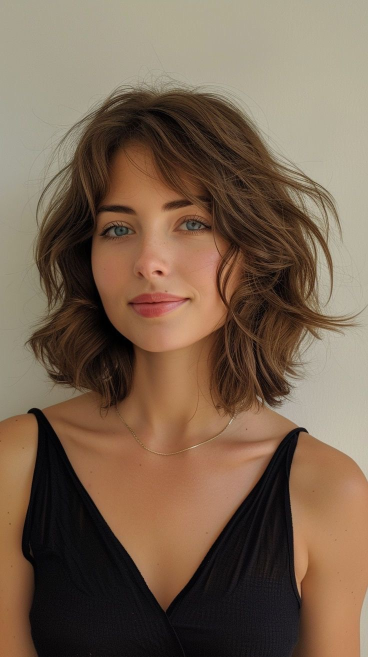
#> input picture Face Alignment/assignment1/input/person.JPG, 736 x 1313 px, found by its file name (shown at 1/2 size)
$ python fruit_filter.py
#> lines starting #> are read from the running program, lines starting #| are printed output that depends on the picture
### Face Alignment/assignment1/TFLiteFaceDetector.py
from functools import partial
import cv2
import tensorflow as tf
import numpy as np


class UltraLightFaceDetecion():
    def __init__(self, filepath, input_size=(320, 240), conf_threshold=0.6,
                 center_variance=0.1, size_variance=0.2,
                 nms_max_output_size=200, nms_iou_threshold=0.3) -> None:

        self._feature_maps = np.array([[40, 30], [20, 15], [10, 8], [5, 4]])
        self._min_boxes = [[10, 16, 24], [32, 48], [64, 96], [128, 192, 256]]

        self._resize = partial(cv2.resize, dsize=input_size)
        self._input_size = np.array(input_size)[:, None]

        self._anchors_xy, self._anchors_wh = self._generate_anchors()
        self._conf_threshold = conf_threshold
        self._center_variance = center_variance
        self._size_variance = size_variance
        self._nms = partial(tf.image.non_max_suppression,
                            max_output_size=nms_max_output_size,
                            iou_threshold=nms_iou_threshold)

        # tflite model init
        self._interpreter = tf.lite.Interpreter(model_path=filepath)
        self._interpreter.allocate_tensors()

        # model details
        input_details = self._interpreter.get_input_details()
        output_details = self._interpreter.get_output_details()

        # inference helper
        self._set_input_tensor = partial(self._interpreter.set_tensor,
                                         input_details[0]["index"])
        self._get_boxes_tensor = partial(self._interpreter.get_tensor,
                                         output_details[0]["index"])
        self._get_scores_tensor = partial(self._interpreter.get_tensor,
                                          output_details[1]["index"])

    def _generate_anchors(self):
        anchors = []
        for feature_map_w_h, min_box in zip(self._feature_maps, self._min_boxes):

            wh_grid = min_box / self._input_size
            wh_grid = np.tile(wh_grid.T, (np.prod(feature_map_w_h), 1))

            xy_grid = np.meshgrid(range(feature_map_w_h[0]),
                                  range(feature_map_w_h[1]))
            xy_grid = np.add(xy_grid, 0.5)

            xy_grid /= feature_map_w_h[..., None, None]

            xy_grid = np.stack(xy_grid, axis=-1)
            xy_grid = np.tile(xy_grid, [1, 1, len(min_box)])
            xy_grid = xy_grid.reshape(-1, 2)

            prior = np.concatenate((xy_grid, wh_grid), axis=-1)
            anchors.append(prior)

        anchors = np.concatenate(anchors, axis=0)
        anchors = np.clip(anchors, 0.0, 1.0)

        return anchors[:, :2], anchors[:, 2:]

    # [56 lines left out: functions _pre_processing, inference, _post_processing, _decode_regression, not called in this run]


# [26 lines that do not run on import are left out]

### Face Alignment/assignment1/fruit_filter.py
import numpy as np
import cv2
import time
from TFLiteFaceDetector import UltraLightFaceDetecion
from TFLiteFaceAlignment import CoordinateAlignmentModel

image = cv2.imread("input/person.jpg")
#> image is the input picture: shape (1313, 736, 3); mean B, G, R 80.3, 99.7, 121.5
image_fruit = cv2.imread("input/orange.jpg")
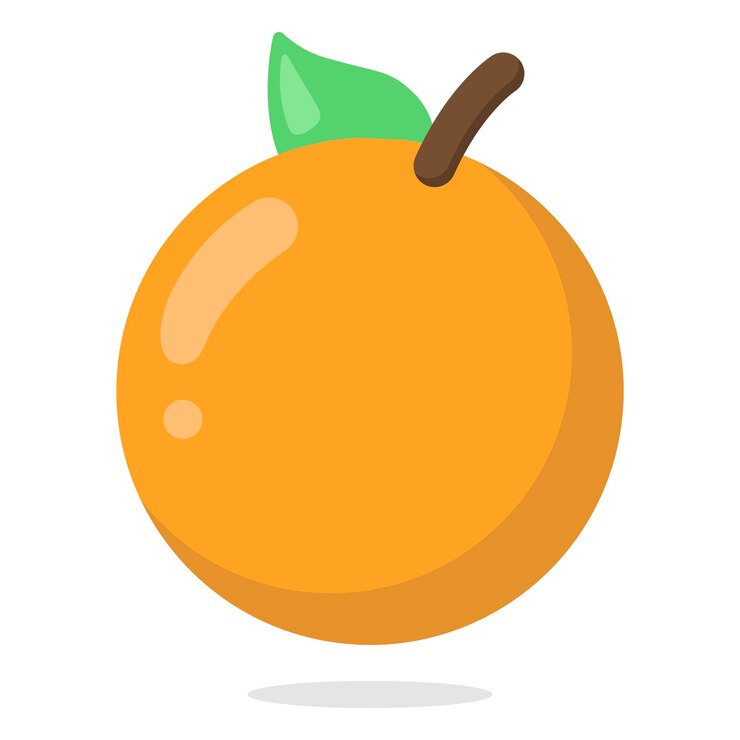
#> input picture Face Alignment/assignment1/input/orange.jpg, 740 x 740 px
#> image_fruit is the input picture: shape (740, 740, 3); mean B, G, R 170.4, 217.6, 247.6

image = cv2.resize(image, (800, 800))
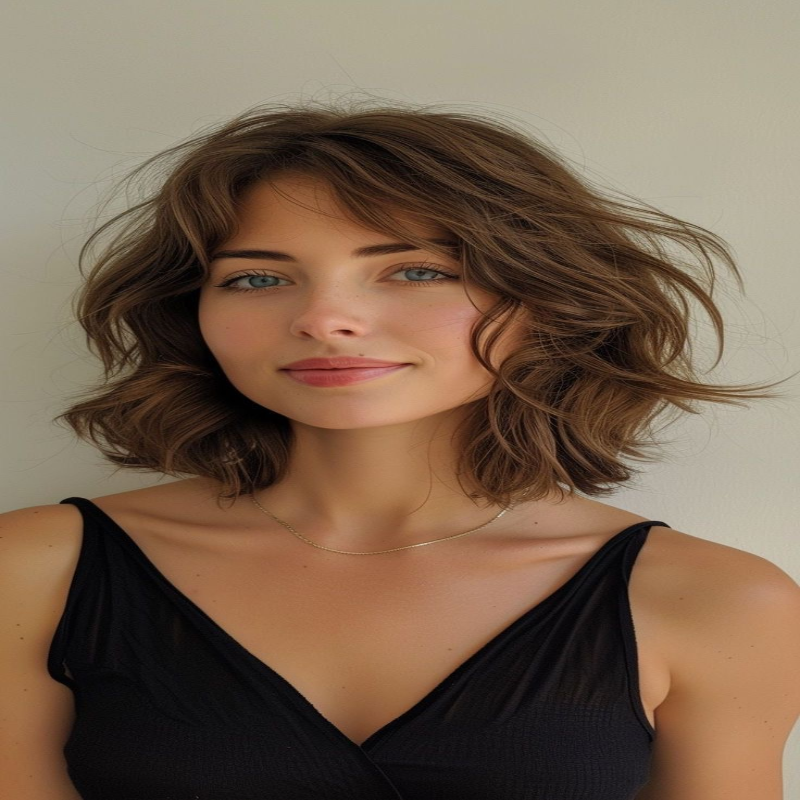
#> image: shape (800, 800, 3); mean B, G, R 80.2, 99.6, 121.4
image_fruit = cv2.resize(image_fruit, (800, 800))
#> image_fruit: shape (800, 800, 3)

lips = [52, 64, 63, 71, 67, 68, 61, 58, 59, 53, 56, 55]
right_eye = [89, 95, 94, 96, 93, 91, 87, 90]
left_eye = [35, 41, 40, 42, 39, 37, 33, 36]

def transparent(landmarks, image):
    x, y, w, h = cv2.boundingRect(landmarks)
    mask = np.zeros(image.shape[:2], dtype=np.uint8)
    cv2.drawContours(mask, [landmarks], -1, (255), -1)
    mask = mask // 255

    result = image * mask[:, :, np.newaxis]
    result = result[y:y + h, x:x + w]

    transparent_mask = np.zeros((result.shape[0], result.shape[1], 4), dtype=np.uint8)
    transparent_mask[:, :, :3] = result
    transparent_mask[:, :, 3] = cv2.resize(mask[y:y + h, x:x + w], (result.shape[1], result.shape[0])) * 255

    return transparent_mask, (x, y, w, h)

def merge_transparent(background, overlay, x, y):
    bh, bw = background.shape[:2]
    oh, ow = overlay.shape[:2]

    if x >= bw or y >= bh or x + ow <= 0 or y + oh <= 0:
        return background

    b = background[y:y+oh, x:x+ow]
    alpha = overlay[:, :, 3] / 255.0

    overlay_image = overlay[:, :, :3]
    for c in range(3):
        b[:, :, c] = b[:, :, c] * (1 - alpha) + overlay_image[:, :, c] * alpha

    background[y:y+oh, x:x+ow] = b
    return background

def filter(points_list):
    fd = UltraLightFaceDetecion("weights/RFB-320.tflite", conf_threshold=0.88)
    fa = CoordinateAlignmentModel("weights/coor_2d106.tflite")

    boxes, scores = fd.inference(image)

    for pred in fa.get_landmarks(image, boxes):
        for points in points_list:
            landmarks = np.array([pred[i] for i in points], dtype=int)
            result, position = transparent(landmarks, image)
            x, y, w, h = position


            merge_transparent(image_fruit, result, x, y)

    cv2.imshow("result", image_fruit)
    cv2.waitKey()
    cv2.imwrite("output/result.jpg", image_fruit)


filter([lips, right_eye, left_eye])
#> (the call stopped at in __init__, `self._interpreter = tf.lite.Interpreter(model_path=filepath)`: tensorflow is not available in this run)
